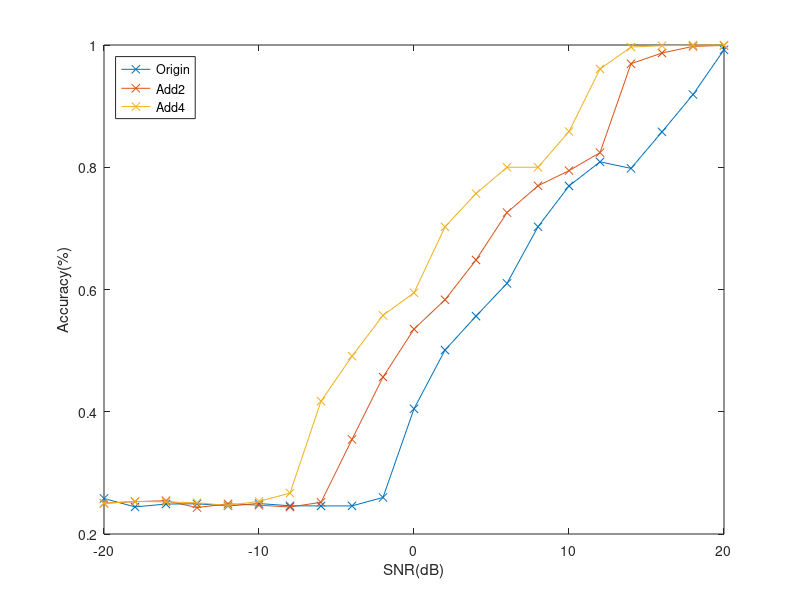
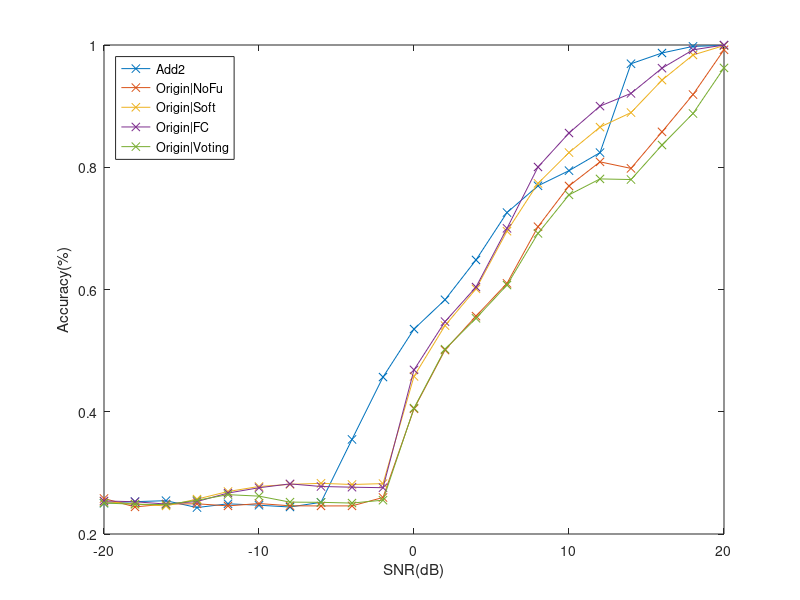
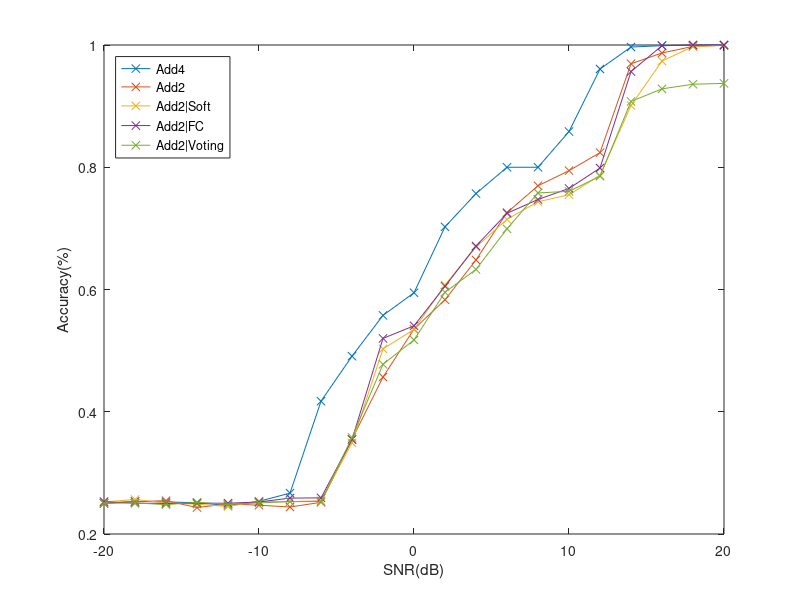
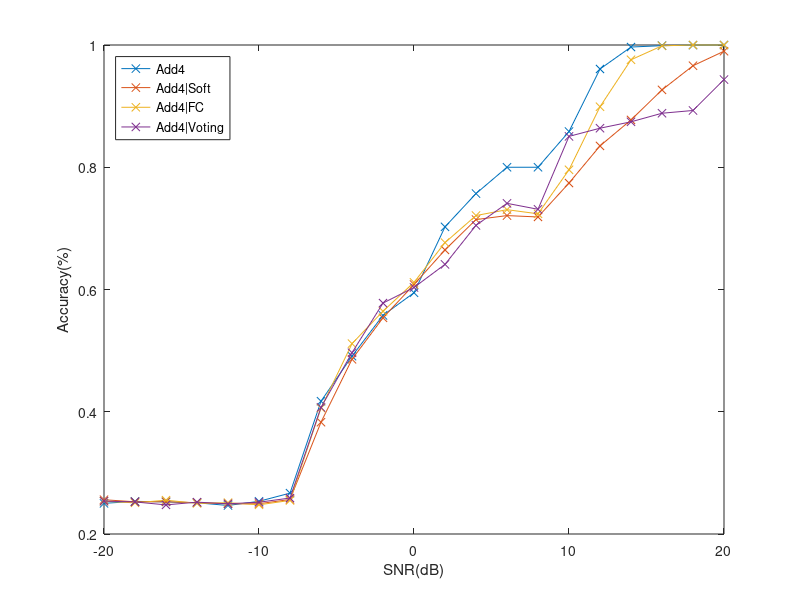

Recreate these plots in MATLAB, in order.
clc; close all; clear;

snr = -20:2:20;

acc_origin = [0.258083333333333	0.244333333333333	0.249000000000000	0.249416666666667	0.246000000000000	0.249833333333333	0.246166666666667	0.245916666666667	0.246000000000000	0.259750000000000	0.404833333333333	0.500916666666667	0.556416666666667	0.610083333333333	0.702666666666667	0.769416666666667	0.808833333333333	0.798166666666667	0.857916666666667	0.918916666666667	0.992166666666667];
acc_origin_rep_soft = [0.253083333333333	0.249000000000000	0.245916666666667	0.257083333333333	0.269500000000000	0.277750000000000	0.281166666666667	0.282916666666667	0.281000000000000	0.282416666666667	0.457916666666667	0.541000000000000	0.601083333333333	0.695416666666667	0.773666666666667	0.824000000000000	0.865666666666667	0.889416666666667	0.942583333333333	0.983666666666667	0.999083333333333];
acc_origin_rep_fc = [0.254083333333333	0.252750000000000	0.249000000000000	0.253166666666667	0.267000000000000	0.275666666666667	0.282000000000000	0.277750000000000	0.276583333333333	0.275750000000000	0.468500000000000	0.547416666666667	0.604000000000000	0.700083333333333	0.800416666666667	0.856000000000000	0.900000000000000	0.920833333333333	0.962083333333333	0.992083333333333	1];
acc_origin_rep_voting = [0.250645833333333	0.248750000000000	0.248041666666667	0.255156250000000	0.264385416666667	0.261947916666667	0.252166666666667	0.251802083333333	0.250635416666667	0.255333333333333	0.405958333333333	0.502364583333333	0.552906250000000	0.607281250000000	0.691854166666667	0.754833333333333	0.780916666666667	0.779916666666667	0.836322916666667	0.887927083333333	0.962510416666667];

acc_Add2 = 	[0.250416666666667	0.252916666666667	0.254500000000000	0.243250000000000	0.249416666666667	0.247083333333333	0.244166666666667	0.251833333333333	0.354750000000000	0.456750000000000	0.535250000000000	0.583166666666667	0.648333333333333	0.725833333333333	0.769666666666667	0.794416666666667	0.823916666666667	0.969333333333333	0.986916666666667	0.997750000000000	0.999333333333333];
acc_Add2_rep8_soft = [0.252416666666667	0.256500000000000	0.250833333333333	0.248750000000000	0.244833333333333	0.253500000000000	0.253083333333333	0.254333333333333	0.349083333333333	0.502833333333333	0.534583333333333	0.607500000000000	0.669416666666667	0.714750000000000	0.743583333333333	0.755000000000000	0.786750000000000	0.900916666666667	0.973750000000000	0.997416666666667	0.999750000000000];
acc_Add2_rep8_fc = [0.252916666666667	0.250500000000000	0.249833333333333	0.250333333333333	0.250416666666667	0.252333333333333	0.258750000000000	0.259083333333333	0.354583333333333	0.520000000000000	0.540583333333333	0.605166666666667	0.671083333333333	0.724666666666667	0.747250000000000	0.765333333333333	0.798750000000000	0.956500000000000	0.998916666666667	1	1];
acc_Add2_rep8_voting = [0.250229166666667	0.250875000000000	0.248083333333333	0.251812500000000	0.248500000000000	0.250916666666667	0.252854166666667	0.253291666666667	0.357979166666667	0.477666666666667	0.517437500000000	0.595520833333333	0.632854166666667	0.699250000000000	0.757979166666667	0.760645833333334	0.785333333333333	0.907625000000000	0.928270833333333	0.935833333333333	0.937187500000000];

acc_Add4 = [0.250166666666667	0.253416666666667	0.252500000000000	0.251083333333333	0.246666666666667	0.253500000000000	0.266833333333333	0.417250000000000	0.490916666666667	0.557666666666667	0.594666666666667	0.702500000000000	0.756916666666667	0.800000000000000	0.800000000000000	0.858416666666667	0.960750000000000	0.996666666666667	0.998916666666667	0.999833333333333	1];
acc_Add4_rep8_soft = [0.256083333333333	0.252666666666667	0.252750000000000	0.251250000000000	0.249333333333333	0.249583333333333	0.256416666666667	0.382916666666667	0.485833333333333	0.553666666666667	0.608166666666667	0.664750000000000	0.714416666666667	0.720916666666667	0.718666666666667	0.774166666666667	0.834916666666667	0.877416666666667	0.926583333333333	0.966083333333333	0.989833333333333];
acc_Add4_rep8_fc = [0.253583333333333	0.251000000000000	0.255333333333333	0.250166666666667	0.251250000000000	0.247750000000000	0.254916666666667	0.406000000000000	0.511416666666667	0.564416666666667	0.611666666666667	0.676666666666667	0.721000000000000	0.730583333333333	0.723833333333333	0.795833333333333	0.899000000000000	0.975833333333333	0.998666666666667	1	1];
acc_Add4_rep8_voting = [0.253791666666667	0.252458333333333	0.247625000000000	0.252125000000000	0.249375000000000	0.252000000000000	0.258833333333333	0.407125000000000	0.496541666666667	0.577791666666667	0.603333333333333	0.641125000000000	0.704916666666667	0.740958333333333	0.731250000000000	0.850500000000000	0.863875000000000	0.874333333333333	0.888375000000000	0.892875000000000	0.943416666666667];

figure;
plot(snr, acc_origin, '-x'); hold on;
plot(snr, acc_Add2, '-x'); hold on;
plot(snr, acc_Add4, '-x'); hold on;
legend("Origin", "Add2", "Add4", 'Location', 'northwest')
xlabel("SNR(dB)")
ylabel("Accuracy(%)")

figure;
plot(snr, acc_Add2, '-x'); hold on;
plot(snr, acc_origin, '-x'); hold on;
plot(snr, acc_origin_rep_soft, '-x'); hold on;
plot(snr, acc_origin_rep_fc, '-x'); hold on;
plot(snr, acc_origin_rep_voting, '-x'); hold on;
legend("Add2", "Origin|NoFu", "Origin|Soft", "Origin|FC", "Origin|Voting", 'Location', 'northwest')
xlabel("SNR(dB)")
ylabel("Accuracy(%)")

figure;
plot(snr, acc_Add4, '-x'); hold on;
plot(snr, acc_Add2, '-x'); hold on;
plot(snr, acc_Add2_rep8_soft, '-x'); hold on;
plot(snr, acc_Add2_rep8_fc, '-x'); hold on;
plot(snr, acc_Add2_rep8_voting, '-x'); hold on;
legend("Add4", "Add2", "Add2|Soft", "Add2|FC", "Add2|Voting", 'Location', 'northwest')
xlabel("SNR(dB)")
ylabel("Accuracy(%)")

figure;
plot(snr, acc_Add4, '-x'); hold on;
plot(snr, acc_Add4_rep8_soft, '-x'); hold on;
plot(snr, acc_Add4_rep8_fc, '-x'); hold on;
plot(snr, acc_Add4_rep8_voting, '-x'); hold on;
legend("Add4", "Add4|Soft", "Add4|FC", "Add4|Voting", 'Location', 'northwest')
xlabel("SNR(dB)")
ylabel("Accuracy(%)")






acc_Add3 = [];
acc_Add4 = [];

% acc_origin_rep_soft = [0.253500000000000	0.255416666666667	0.254583333333333	0.247916666666667	0.246083333333333	0.248333333333333	0.273583333333333	0.280166666666667	0.271750000000000	0.275416666666667	0.415333333333333	0.521833333333333	0.577583333333333	0.655666666666667	0.743416666666667	0.795916666666667	0.841916666666667	0.867833333333333	0.916000000000000	0.966500000000000	0.995916666666667];
% acc_origin_rep_fc = [0.252000000000000	0.251916666666667	0.252000000000000	0.250666666666667	0.248333333333333	0.247333333333333	0.268000000000000	0.278750000000000	0.270333333333333	0.272250000000000	0.438833333333333	0.539916666666667	0.580750000000000	0.660250000000000	0.757333333333333	0.804000000000000	0.839000000000000	0.863166666666667	0.918250000000000	0.973166666666667	0.999916666666667];
% acc_origin_rep_voting = [0.250333333333333	0.252520833333333	0.247270833333333	0.247333333333333	0.249854166666667	0.251291666666667	0.280812500000000	0.268312500000000	0.248687500000000	0.254937500000000	0.409854166666667	0.504479166666667	0.553479166666667	0.611395833333333	0.698125000000000	0.771354166666667	0.801270833333333	0.801916666666667	0.855145833333333	0.916312500000000	0.993520833333333];
% 
% figure;
% plot(snr, acc_Add2, '-x'); hold on;
% plot(snr, acc_origin_rep_soft, '-x'); hold on;
% plot(snr, acc_origin_rep_fc, '-x'); hold on;
% plot(snr, acc_origin_rep_voting, '-x'); hold on;
% legend("Add2", "Origin|Voting", "Origin|FC", "Origin|Soft")
% xlabel("SNR(dB)")
% ylabel("Accuracy(%)")
% 
% 
% acc_Add2_rep_soft = [0.248333333333333	0.250250000000000	0.254416666666667	0.250500000000000	0.252250000000000	0.252583333333333	0.254166666666667	0.251333333333333	0.314916666666667	0.444333333333333	0.516166666666667	0.574750000000000	0.652083333333333	0.734333333333333	0.777000000000000	0.801666666666667	0.840916666666667	0.941750000000000	0.986750000000000	0.998333333333333	0.999916666666667];
% acc_Add2_rep_fc = [0.246666666666667	0.251666666666667	0.254083333333333	0.252750000000000	0.252416666666667	0.255083333333333	0.254750000000000	0.250083333333333	0.317250000000000	0.471750000000000	0.528333333333333	0.579083333333333	0.669916666666667	0.748250000000000	0.785083333333333	0.801000000000000	0.835416666666667	0.971583333333333	0.999083333333333	1	1];
% acc_Add2_rep_voting = [0.250083333333333	0.252875000000000	0.253250000000000	0.252833333333333	0.249583333333333	0.251750000000000	0.251166666666667	0.254958333333333	0.356166666666667	0.459458333333333	0.527916666666667	0.579166666666667	0.652291666666667	0.721250000000000	0.767166666666667	0.786875000000000	0.823500000000000	0.967666666666667	0.986916666666667	0.998375000000000	0.999708333333333];
% 
% figure;
% plot(snr, acc_Add3, '-x'); hold on;
% plot(snr, acc_Add2_rep_soft, '-x'); hold on;
% plot(snr, acc_Add2_rep_fc, '-x'); hold on;
% plot(snr, acc_Add2_rep_voting, '-x'); hold on;
% legend("Add3", "Add2|Voting", "Add2|FC", "Add2|Soft")
% xlabel("SNR(dB)")
% ylabel("Accuracy(%)")
% 
% acc_Add3_rep_soft = [0.253000000000000	0.250916666666667	0.252750000000000	0.252000000000000	0.248500000000000	0.251083333333333	0.247333333333333	0.260750000000000	0.400250000000000	0.503583333333333	0.543750000000000	0.610333333333333	0.696166666666667	0.758666666666667	0.793500000000000	0.845083333333333	0.923083333333333	0.979333333333333	0.995750000000000	0.999250000000000	0.999916666666667];
% acc_Add3_rep_fc = [0.254750000000000	0.253750000000000	0.254583333333333	0.251916666666667	0.246916666666667	0.250500000000000	0.245583333333333	0.263333333333333	0.437750000000000	0.526833333333333	0.547750000000000	0.613583333333333	0.712333333333333	0.768750000000000	0.789916666666667	0.845916666666667	0.939333333333333	0.994666666666667	0.999833333333333	1	1];
% acc_Add3_rep_voting = [0.251250000000000	0.249458333333333	0.249875000000000	0.247291666666667	0.250166666666667	0.251625000000000	0.247041666666667	0.277750000000000	0.445958333333333	0.524708333333333	0.544833333333333	0.623208333333333	0.705125000000000	0.761333333333333	0.786000000000000	0.852166666666667	0.935750000000000	0.985291666666667	0.997958333333333	0.999583333333333	0.999291666666667];
% 
% figure;
% plot(snr, acc_Add4, '-x'); hold on;
% plot(snr, acc_Add3_rep_soft, '-x'); hold on;
% plot(snr, acc_Add3_rep_fc, '-x'); hold on;
% plot(snr, acc_Add3_rep_voting, '-x'); hold on;
% legend("Add4", "Add3|Voting", "Add3|FC", "Add3|Soft")
% xlabel("SNR(dB)")
% ylabel("Accuracy(%)")
